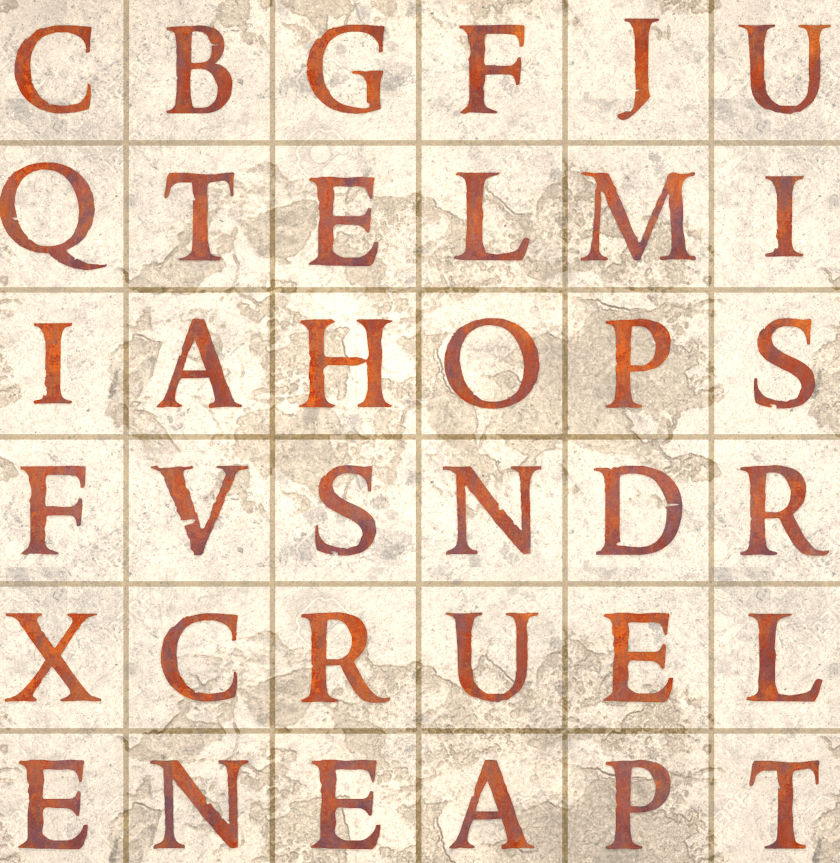
#> input picture Testing/upper_cropped.png, 840 x 863 px
$ python test.py
#> lines starting #> are read from the running program, lines starting #| are printed output that depends on the picture; after the words box and inside, x2 and y2 are one past the last pixel; in counts of white or black regions, pixels touching at a corner belong together
from skimage import metrics
import imutils
import cv2


# [120 lines left out: function draw_contours, not called in this run]


def distanceCalculate(p1, p2):
    dis = ((p2[0]-p1[0])**2+(p2[1]-p1[1])**2)**0.5
    dis = abs(dis)
    return dis


def detect_diff_region(img, c, x, y, w, h, threshold):
    if(distanceCalculate((x, y), (x+w, y+h)) > threshold):
        #print("real difference")
        center, _ = cv2.minEnclosingCircle(c)
        #print("C = ", center , radius)
        cv2.drawContours(img, [c], -1, (36, 255, 12), 2)
        cv2.circle(img, (int(center[0]), int(center[1])), 1, (0, 0, 255), 4)
        return img, center
    else:
        return img, (-1, -1)


def get_letter_by_center(points):
    return [reference[i] for pt in points for i in reference.keys()  if if_inside(i,pt)]


def if_inside(rect, pt):
    (rectX , rectY, width, height) = rect
    (ptX, ptY) = pt

    if (rectX < ptX < rectX+width and rectY < ptY < rectY + height):
        return True
    else:
        return False


def get_diff_centers(cnts , image):
    diff_centers = []
    for c in cnts:
        (x, y, w, h) = cv2.boundingRect(c)
        _ , center = detect_diff_region(image, c, x, y, w, h, 100)
        if(center != (-1, -1)):
            diff_centers.append(center)
    return diff_centers


reference = {
    (0, 0, 125, 145): "C",
    (125, 0, 145, 145) : "B" ,
    (275, 0, 145, 145) : "G" ,
    (420, 0, 145, 145) : "F",
    (565, 0, 145, 145) : "J" ,
    (710, 0, 145, 145) : "U" ,
    (0, 145, 125, 145) : "Q" ,
    (125, 145, 145, 145) : "T" ,
    (275, 145, 145, 145) : "E" ,
    (420, 145, 145, 145): "L" ,
    (565, 145, 145, 145) : "M" ,
    (710, 145, 145, 145) : "I" ,
    (0, 290, 125, 145) : "I"  ,
    (125, 290, 145, 145) : "A" ,
    (275, 290, 145, 145): "H"  ,
    (420, 290, 145, 145) : "O" ,
    (565, 290, 145, 145) : "P" ,
    (710, 290, 145, 145) : "S",
    (0, 440, 125, 145) :"F" ,
    (125, 440, 145, 145) : "V" ,
    (275, 440, 145, 145) : "S" ,
    (420, 440, 145, 145) : "N" ,
    (565, 440, 145, 145): "D" ,
    (710, 440, 145, 145) : "R" ,
    (0, 585, 125, 145) : "X" ,
    (125, 585, 145, 145) : "C" ,
    (275, 585, 145, 145) : "R" ,
    (420, 585, 145, 145) : "U" ,
    (565, 585, 145, 145) : "E" ,
    (710, 585, 145, 145) : "L" ,
    (0, 730, 125, 145) : "E" ,
    (125, 730, 145, 145) : "N" ,
    (275, 730, 145, 145) : "E" ,
    (420, 730, 145, 145) : "A" ,
    (565, 730, 145, 145) : "P" ,
    (710, 730, 145, 145) : "T" ,
}


# load the two input images
imageA = cv2.imread("upper_cropped.png")
#> imageA is the input picture: shape (863, 840, 3); mean B, G, R 187.2, 210.3, 232
imageB = cv2.imread("upper_cropped_noise.png")
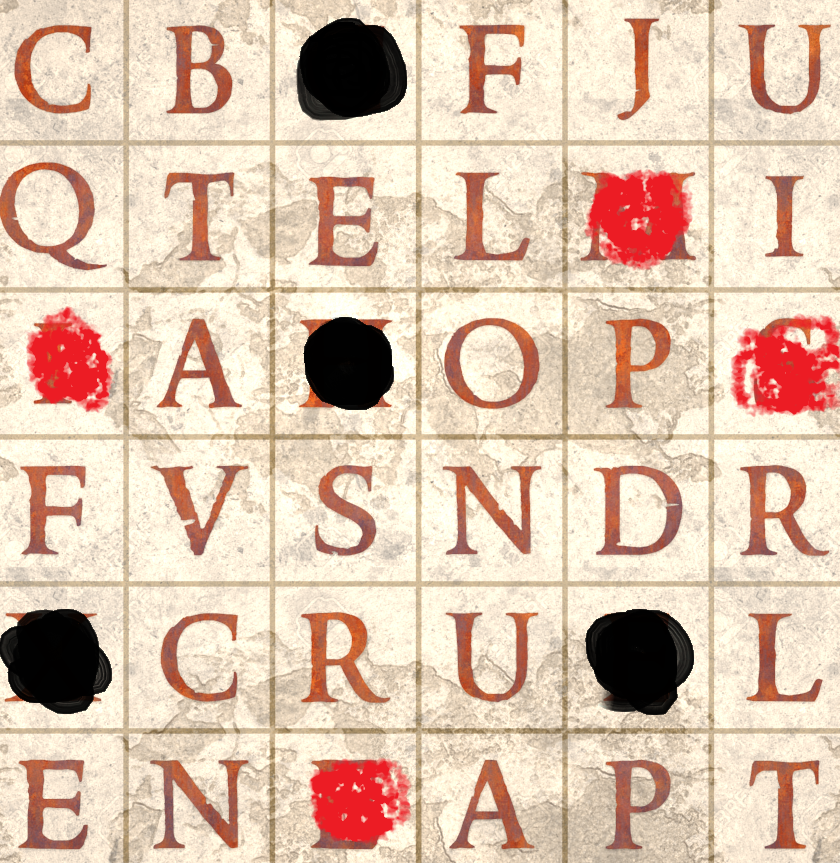
#> input picture Testing/upper_cropped_noise.png, 840 x 863 px
#> imageB is the input picture: shape (863, 840, 3); mean B, G, R 175.3, 196.2, 222.2

h1, w1, v1 = imageA.shape
#> h1 = 863; w1 = 840; v1 = 3
h2, w2, v2 = imageB.shape
#> h2 = 863; w2 = 840; v2 = 3


# convert the images to grayscale
grayA = cv2.cvtColor(imageA, cv2.COLOR_BGR2GRAY)
grayB = cv2.cvtColor(imageB, cv2.COLOR_BGR2GRAY)
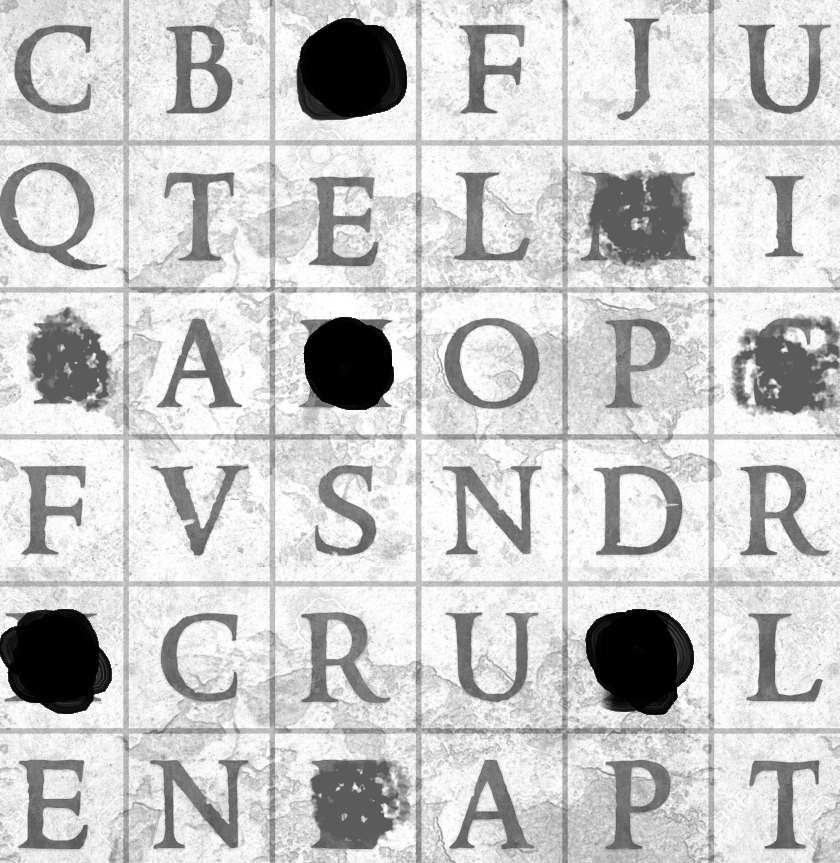
#> grayB: shape (863, 840); min 0, max 255, mean 201.6

# compute the Structural Similarity Index (SSIM) between the two
# images, ensuring that the difference image is returned
(score, diff) = metrics.structural_similarity(grayA, grayB, full=True)
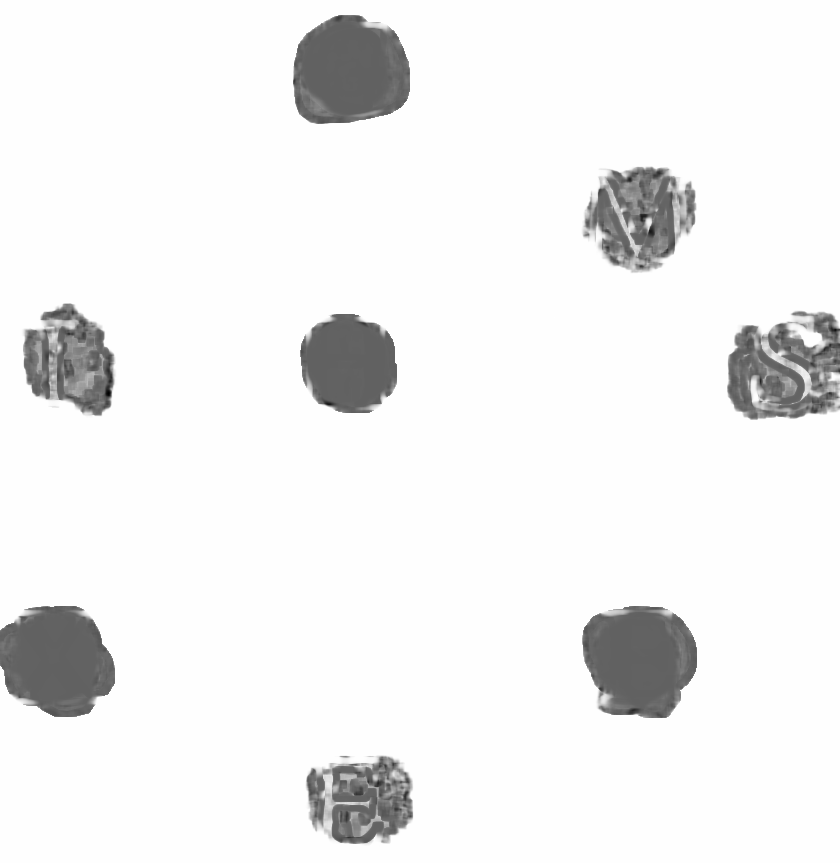
#> diff: shape (863, 840) float64; min -0.622, max 1, mean 0.913; drawn with min black and max white
#> score = 0.912
diff = (diff * 255).astype("uint8")
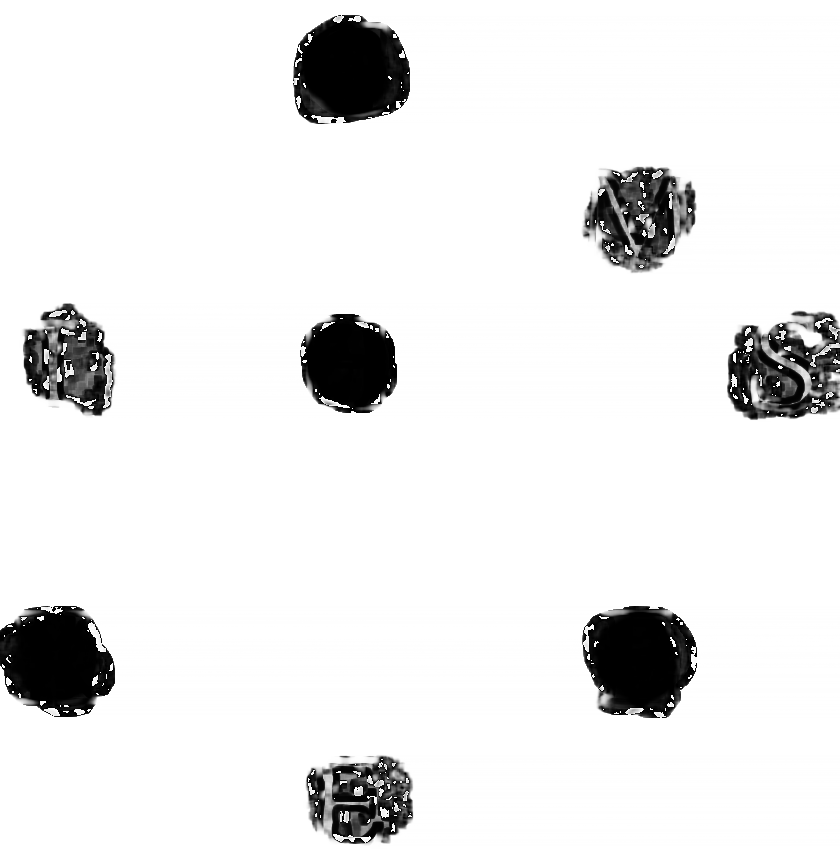
#> diff: shape (863, 840); min 0, max 255, mean 234.6
# print("SSIM: {}".format(score))

# threshold the difference image, followed by finding contours to
# obtain the regions of the two input images that differ
thresh = cv2.threshold(diff, 0, 255,
                       cv2.THRESH_BINARY_INV | cv2.THRESH_OTSU)[1]
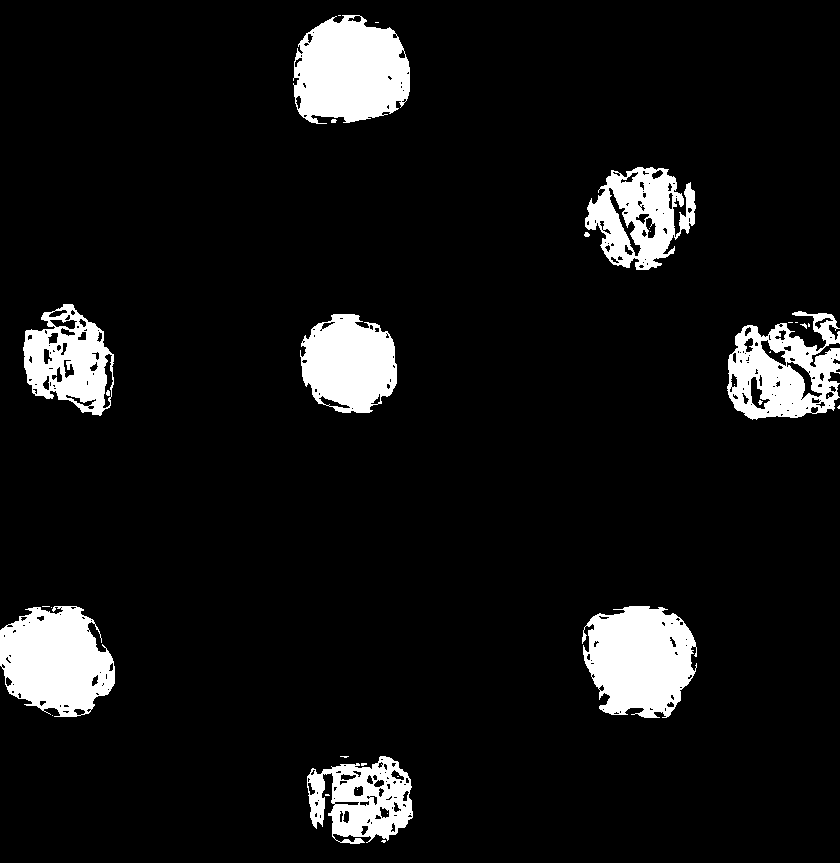
#> thresh: shape (863, 840); 8.4% white; 33 white regions (22 under 20 px)
cnts = cv2.findContours(thresh.copy(), cv2.RETR_EXTERNAL,
                        cv2.CHAIN_APPROX_SIMPLE)
#> cnts = 24 contours, 16 with area under 20; largest, box (x1, y1, x2, y2) and area: (293, 15, 410, 124) 9803, (582, 606, 697, 718) 9490, (0, 606, 115, 717) 9292, (727, 311, 840, 420) 8568, (585, 167, 696, 270) 7276, (300, 314, 397, 413) 7245, (23, 304, 114, 416) 6917, (307, 756, 413, 844) 6214
cnts = imutils.grab_contours(cnts)


diff_centers = get_diff_centers(cnts , imageA)
#> the loop in get_diff_centers, `for c in cnts:` made 24 passes
#> (x, y, w, h, center) on passes 1, 3, 4, 5, 6, 7, 8, 9, 13, 16, 17, 18: (381, 840, 5, 3, (-1, -1)), (361, 763, 6, 3, (-1, -1)), (307, 756, 106, 88, (359.5, 796.5)), (340, 756, 9, 2, (-1, -1)), (52, 715, 1, 1, (-1, -1)), (51, 607, 1, 1, (-1, -1)), (582, 606, 115, 112, (635.6, 662.2)), (0, 606, 115, 111, (55.88, 658.9)), (800, 323, 7, 6, (-1, -1)), (300, 314, 97, 99, (348.1, 364.1)), (727, 311, 113, 109, (784.9, 363)), (23, 304, 91, 112, (75.31, 361.6))
#> (c, x, y, w, h, center) on passes 2, 10, 11, 12, 14, 15: ([[325, 794], [325, 795], [329, 795], [328, 794]], 325, 794, 5, 2, (-1, -1)), ([[42, 606], [49, 606]], 42, 606, 8, 1, (-1, -1)), ([[839, 405], [837, 407], [838, 408], [839, 408]], 837, 405, 3, 4, (-1, -1)), ([[808, 323], [808, 326], [809, 326], [809, 324]], 808, 323, 2, 4, (-1, -1)), ([[795, 322], [797, 322]], 795, 322, 3, 1, (-1, -1)), ([[788, 322], [792, 322]], 788, 322, 5, 1, (-1, -1))
#> after the loop in get_diff_centers, `for c in cnts:`:
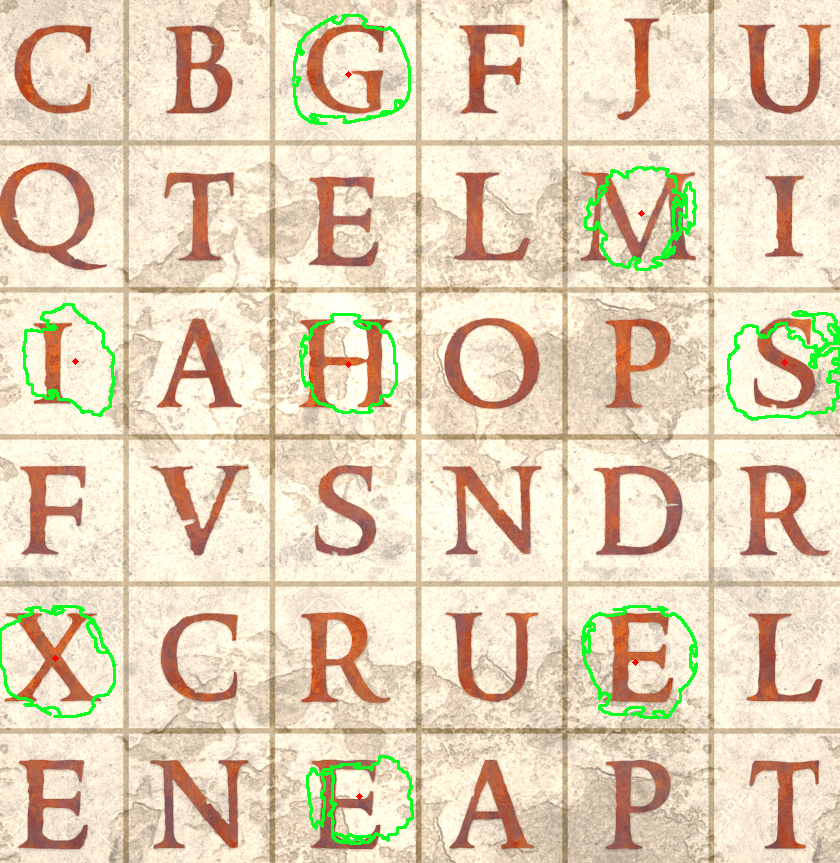
#> image: shape (863, 840, 3); mean B, G, R 184.4, 211.2, 227.9
#> after the loop in get_diff_centers, `for c in cnts:`: diff_centers = [(359.5, 796.5), (635.6, 662.2), (55.88, 658.9), (348.1, 364.1), (784.9, 363), (75.31, 361.6), (641.5, 213.7), (348.7, 74.55)]
letters = get_letter_by_center(diff_centers)
#> letters = ['E', 'E', 'X', 'H', 'S', 'I', 'M', 'G']
print(letters)
#| ['E', 'E', 'X', 'H', 'S', 'I', 'M', 'G']

height, width, _ = imageA.shape
#> height = 863; width = 840
#imageA = draw_contours(imageA, height=height, width=width, thickness=2)


# show the output images
cv2.imshow("Original", imageA)
# cv2.imshow("Modified", imageB)
# cv2.imshow("Diff", diff)
# cv2.imshow("Thresh", thresh)
cv2.waitKey(0)
